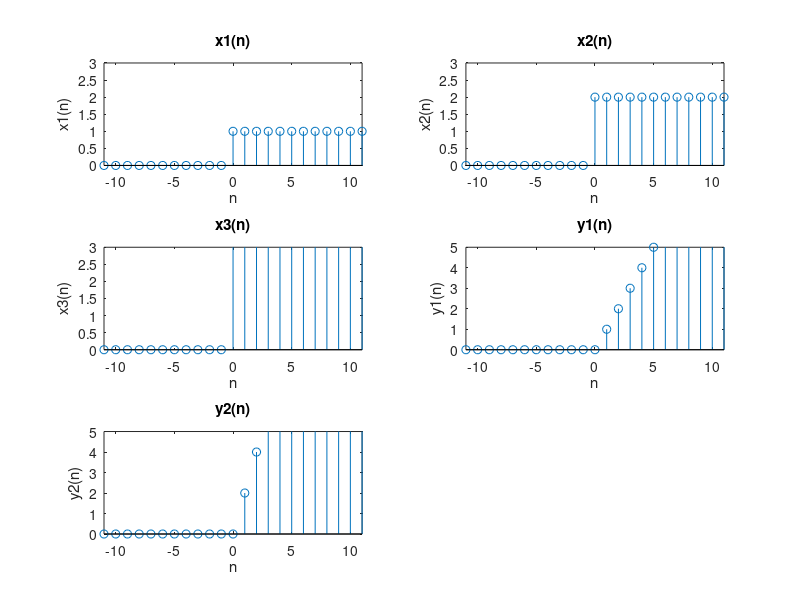
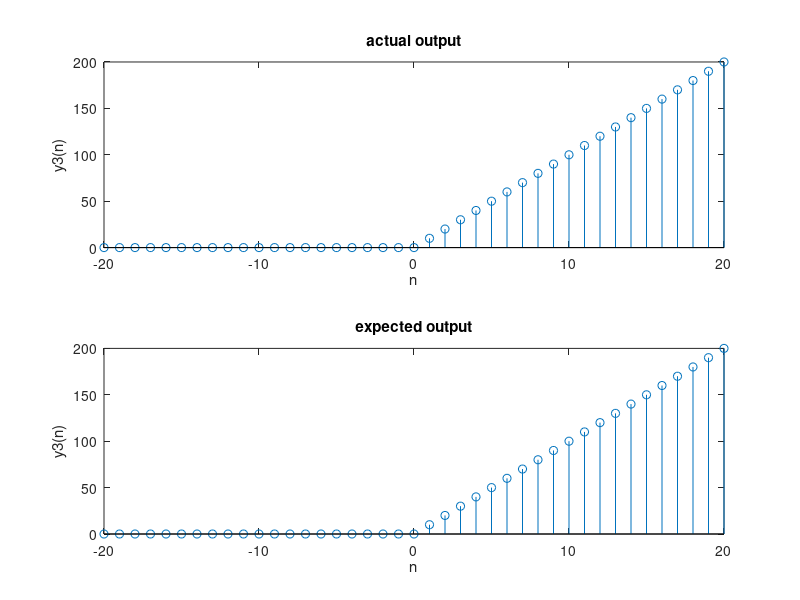

These figures' MATLAB source, in order:
clear all
close all
clc

n=-20:1:20;
%declaring A and B
A=2;
B=4;

for i=1:length(n)
    if(n(i)<0)
        x1_n(i)=0;
    else
        x1_n(i)=1;
    end
end


for i=1:length(n)
    if(n(i)<0)
        x2_n(i)=0;
    else
        x2_n(i)=2;
    end
end

%the following for loop represents the system h(t)=t*x(t)
for i=1:length(n)
    y1_n(i)=n(i)*x1_n(i);
    y2_n(i)=n(i)*x2_n(i);
end

x3_n= A*x1_n + B*x2_n;

for i=1:length(n)
    A0_y3_n(i)=n(i)*x3_n(i);
end

E0_y3_n=A.*y1_n+B.*y2_n;
flag=(A0_y3_n == E0_y3_n);

subplot(3,2,1)
stem(n,x1_n)
title('x1(n)')
xlabel('n')
ylabel('x1(n)')
axis([-11 11 0 3])

subplot(3,2,2)
stem(n,x2_n)
title('x2(n)')
xlabel('n')
ylabel('x2(n)')
axis([-11 11 0 3])

subplot(3,2,3)
stem(n,x3_n)
title('x3(n)')
xlabel('n')
ylabel('x3(n)')
axis([-11 11 0 3])

subplot(3,2,4)
stem(n,y1_n)
title('y1(n)')
xlabel('n')
ylabel('y1(n)')
axis([-11 11 0 5])

subplot(3,2,5)
stem(n,y2_n)
title('y2(n)')
xlabel('n')
ylabel('y2(n)')
axis([-11 11 0 5])

figure()
subplot(2,1,1)
stem(n,A0_y3_n)
title('actual output')
xlabel('n')
ylabel('y3(n)')


subplot(2,1,2)
stem(n,E0_y3_n)
title('expected output')
xlabel('n')
ylabel('y3(n)')



